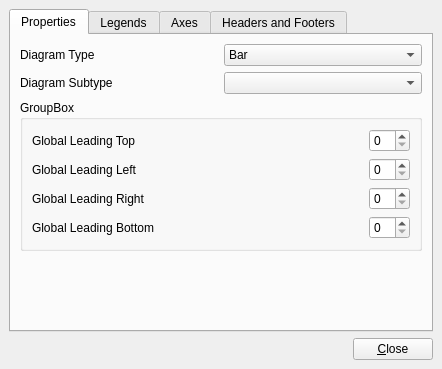
<ui version="4.0" >
 <class>KDChartChartProperties</class>
 <widget class="QWidget" name="KDChartChartProperties" >
  <property name="geometry" >
   <rect>
    <x>0</x>
    <y>0</y>
    <width>420</width>
    <height>369</height>
   </rect>
  </property>
  <property name="windowTitle" >
   <string>Chart Properties</string>
  </property>
  <layout class="QGridLayout" >
   <property name="margin" >
    <number>9</number>
   </property>
   <property name="spacing" >
    <number>6</number>
   </property>
   <item row="0" column="0" >
    <widget class="QTabWidget" name="tabWidget" >
     <property name="currentIndex" >
      <number>0</number>
     </property>
     <widget class="QWidget" name="mPropertiesTab" >
      <attribute name="title" >
       <string>Properties</string>
      </attribute>
      <layout class="QVBoxLayout" >
       <property name="margin" >
        <number>9</number>
       </property>
       <property name="spacing" >
        <number>6</number>
       </property>
       <item>
        <layout class="QHBoxLayout" >
         <property name="margin" >
          <number>0</number>
         </property>
         <property name="spacing" >
          <number>6</number>
         </property>
         <item>
          <widget class="QLabel" name="mTypeLabel" >
           <property name="text" >
            <string>Diagram Type</string>
           </property>
           <property name="buddy" >
            <cstring>mTypeCombo</cstring>
           </property>
          </widget>
         </item>
         <item>
          <widget class="QComboBox" name="mTypeCombo" >
           <item>
            <property name="text" >
             <string>Bar</string>
            </property>
           </item>
           <item>
            <property name="text" >
             <string>Line</string>
            </property>
           </item>
           <item>
            <property name="text" >
             <string>Pie</string>
            </property>
           </item>
          </widget>
         </item>
        </layout>
       </item>
       <item>
        <layout class="QHBoxLayout" >
         <property name="margin" >
          <number>0</number>
         </property>
         <property name="spacing" >
          <number>6</number>
         </property>
         <item>
          <widget class="QLabel" name="mSubTypeLabel" >
           <property name="text" >
            <string>Diagram Subtype</string>
           </property>
           <property name="buddy" >
            <cstring>mSubTypeCombo</cstring>
           </property>
          </widget>
         </item>
         <item>
          <widget class="QComboBox" name="mSubTypeCombo" />
         </item>
        </layout>
       </item>
       <item>
        <widget class="QGroupBox" name="groupBox" >
         <property name="title" >
          <string>GroupBox</string>
         </property>
         <layout class="QGridLayout" >
          <property name="margin" >
           <number>9</number>
          </property>
          <property name="spacing" >
           <number>6</number>
          </property>
          <item row="1" column="3" >
           <widget class="QSpinBox" name="mGlobalLeadingLeftSB" />
          </item>
          <item row="2" column="0" >
           <widget class="QLabel" name="label_7" >
            <property name="text" >
             <string>Global Leading Right</string>
            </property>
           </widget>
          </item>
          <item row="2" column="3" >
           <widget class="QSpinBox" name="mGlobalLeadingRightSB" />
          </item>
          <item row="1" column="1" colspan="2" >
           <spacer>
            <property name="orientation" >
             <enum>Qt::Horizontal</enum>
            </property>
            <property name="sizeHint" >
             <size>
              <width>40</width>
              <height>20</height>
             </size>
            </property>
           </spacer>
          </item>
          <item row="0" column="2" >
           <spacer>
            <property name="orientation" >
             <enum>Qt::Horizontal</enum>
            </property>
            <property name="sizeHint" >
             <size>
              <width>40</width>
              <height>20</height>
             </size>
            </property>
           </spacer>
          </item>
          <item row="3" column="3" >
           <widget class="QSpinBox" name="mGlobalLeadingBottomSB" />
          </item>
          <item row="0" column="0" >
           <widget class="QLabel" name="label_5" >
            <property name="text" >
             <string>Global Leading Top</string>
            </property>
           </widget>
          </item>
          <item row="0" column="3" >
           <widget class="QSpinBox" name="mGlobalLeadingTopSB" />
          </item>
          <item row="3" column="2" >
           <spacer>
            <property name="orientation" >
             <enum>Qt::Horizontal</enum>
            </property>
            <property name="sizeHint" >
             <size>
              <width>40</width>
              <height>20</height>
             </size>
            </property>
           </spacer>
          </item>
          <item row="2" column="2" >
           <spacer>
            <property name="orientation" >
             <enum>Qt::Horizontal</enum>
            </property>
            <property name="sizeHint" >
             <size>
              <width>40</width>
              <height>20</height>
             </size>
            </property>
           </spacer>
          </item>
          <item row="3" column="0" colspan="2" >
           <widget class="QLabel" name="label_6" >
            <property name="text" >
             <string>Global Leading Bottom</string>
            </property>
           </widget>
          </item>
          <item row="1" column="0" >
           <widget class="QLabel" name="label_8" >
            <property name="text" >
             <string>Global Leading Left</string>
            </property>
           </widget>
          </item>
         </layout>
        </widget>
       </item>
       <item>
        <spacer>
         <property name="orientation" >
          <enum>Qt::Vertical</enum>
         </property>
         <property name="sizeHint" >
          <size>
           <width>20</width>
           <height>40</height>
          </size>
         </property>
        </spacer>
       </item>
      </layout>
     </widget>
     <widget class="QWidget" name="mLegendsTab" >
      <attribute name="title" >
       <string>Legends</string>
      </attribute>
      <layout class="QHBoxLayout" >
       <property name="margin" >
        <number>9</number>
       </property>
       <property name="spacing" >
        <number>6</number>
       </property>
       <item>
        <layout class="QGridLayout" >
         <property name="margin" >
          <number>0</number>
         </property>
         <property name="spacing" >
          <number>6</number>
         </property>
         <item row="1" column="0" >
          <widget class="QPushButton" name="mAddLegendBtn" >
           <property name="text" >
            <string>Add Legend</string>
           </property>
          </widget>
         </item>
         <item row="1" column="1" >
          <widget class="QPushButton" name="mRemoveLegendBtn" >
           <property name="text" >
            <string>Remove Legend</string>
           </property>
          </widget>
         </item>
         <item row="0" column="0" colspan="2" >
          <widget class="QListWidget" name="mLegendsList" />
         </item>
        </layout>
       </item>
       <item>
        <layout class="QVBoxLayout" >
         <property name="margin" >
          <number>0</number>
         </property>
         <property name="spacing" >
          <number>6</number>
         </property>
         <item>
          <widget class="QGroupBox" name="mLegendDetailsGroup" >
           <property name="title" >
            <string>Legend Details</string>
           </property>
          </widget>
         </item>
         <item>
          <spacer>
           <property name="orientation" >
            <enum>Qt::Vertical</enum>
           </property>
           <property name="sizeHint" >
            <size>
             <width>20</width>
             <height>40</height>
            </size>
           </property>
          </spacer>
         </item>
        </layout>
       </item>
      </layout>
     </widget>
     <widget class="QWidget" name="mAxesTab" >
      <attribute name="title" >
       <string>Axes</string>
      </attribute>
      <layout class="QHBoxLayout" >
       <property name="margin" >
        <number>9</number>
       </property>
       <property name="spacing" >
        <number>6</number>
       </property>
       <item>
        <layout class="QGridLayout" >
         <property name="margin" >
          <number>0</number>
         </property>
         <property name="spacing" >
          <number>6</number>
         </property>
         <item row="1" column="0" >
          <widget class="QPushButton" name="mAddAxisBtn" >
           <property name="text" >
            <string>Add Axis</string>
           </property>
          </widget>
         </item>
         <item row="1" column="1" >
          <widget class="QPushButton" name="mRemoveAxisBtn" >
           <property name="text" >
            <string>Remove Axis</string>
           </property>
          </widget>
         </item>
         <item row="0" column="0" colspan="2" >
          <widget class="QListWidget" name="mAxesList" />
         </item>
        </layout>
       </item>
       <item>
        <layout class="QVBoxLayout" >
         <property name="margin" >
          <number>0</number>
         </property>
         <property name="spacing" >
          <number>6</number>
         </property>
         <item>
          <widget class="QGroupBox" name="mAxisDetailsGroup" >
           <property name="title" >
            <string>Axis Details</string>
           </property>
          </widget>
         </item>
         <item>
          <spacer>
           <property name="orientation" >
            <enum>Qt::Vertical</enum>
           </property>
           <property name="sizeHint" >
            <size>
             <width>20</width>
             <height>40</height>
            </size>
           </property>
          </spacer>
         </item>
        </layout>
       </item>
      </layout>
     </widget>
     <widget class="QWidget" name="mHeadersAndFootersTab" >
      <attribute name="title" >
       <string>Headers and Footers</string>
      </attribute>
      <layout class="QHBoxLayout" >
       <property name="margin" >
        <number>9</number>
       </property>
       <property name="spacing" >
        <number>6</number>
       </property>
       <item>
        <layout class="QGridLayout" >
         <property name="margin" >
          <number>0</number>
         </property>
         <property name="spacing" >
          <number>6</number>
         </property>
         <item row="1" column="0" >
          <widget class="QPushButton" name="mAddHeaderFooterBtn" >
           <property name="text" >
            <string>Add Header/Footer</string>
           </property>
          </widget>
         </item>
         <item row="1" column="1" >
          <widget class="QPushButton" name="mRemoveHeaderFooterBtn" >
           <property name="text" >
            <string>Remove Header/Footer</string>
           </property>
          </widget>
         </item>
         <item row="0" column="0" colspan="2" >
          <widget class="QListWidget" name="mHeaderFootersList" />
         </item>
        </layout>
       </item>
       <item>
        <layout class="QVBoxLayout" >
         <property name="margin" >
          <number>0</number>
         </property>
         <property name="spacing" >
          <number>6</number>
         </property>
         <item>
          <widget class="QGroupBox" name="mHeaderFooterDetailsGroup" >
           <property name="title" >
            <string>Header/Footer Details</string>
           </property>
          </widget>
         </item>
         <item>
          <spacer>
           <property name="orientation" >
            <enum>Qt::Vertical</enum>
           </property>
           <property name="sizeHint" >
            <size>
             <width>20</width>
             <height>40</height>
            </size>
           </property>
          </spacer>
         </item>
        </layout>
       </item>
      </layout>
     </widget>
    </widget>
   </item>
   <item row="1" column="0" >
    <layout class="QHBoxLayout" >
     <property name="margin" >
      <number>0</number>
     </property>
     <property name="spacing" >
      <number>6</number>
     </property>
     <item>
      <spacer>
       <property name="orientation" >
        <enum>Qt::Horizontal</enum>
       </property>
       <property name="sizeHint" >
        <size>
         <width>40</width>
         <height>20</height>
        </size>
       </property>
      </spacer>
     </item>
     <item>
      <widget class="QPushButton" name="mCloseButton" >
       <property name="text" >
        <string>&amp;Close</string>
       </property>
      </widget>
     </item>
    </layout>
   </item>
  </layout>
 </widget>
 <resources/>
 <connections/>
</ui>
